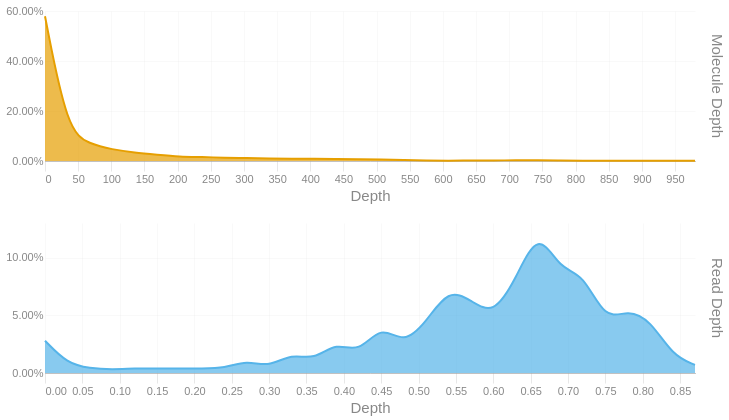

The notebook cell saved with this chart:
### Code cell
readdep = depth_hist(tb['Read Depth'], q99, 3)
readdep = readdep.with_columns(pl.lit('Read Depth').alias('Metric'))
if not SKIPLR:
    moldep = depth_hist(tb['Molecule Depth'], mol_q99, 1)
    moldep = moldep.with_columns(pl.lit('Molecule Depth').alias('Metric'))
    _hist = pl.concat([readdep, moldep])
    _hist = _hist.filter(pl.col('Proportion') != 0)
    with SafeRender(_hist):
        (
            alt.Chart(_hist)        
            .mark_area(interpolate = "basis")
            .encode(
                x=alt.X('Bin:Q').scale(domainMin=0).axis(alt.Axis(title='Depth')),
                y = alt.Y('Proportion:Q', title = None).axis(format = '.2%'),
                color = alt.Color('Metric:N').legend(None),
                row = alt.Row("Metric:N").header(title = None, labelOrient = 'right'),
                tooltip = [
                    alt.Tooltip("Metric:N", title = "Metric"),
                    alt.Tooltip('Interval:N', title = "Depth Interval"),
                    alt.Tooltip('Proportion:Q', title = "% Alignments").format('.2%')
                ]
            )
            .resolve_scale(x='independent', y='independent')
            .properties(
                height = 150, width = 650,
                usermeta={'embedOptions': {'downloadFileName': f'{samplename}.depth.hist'}}
            )
        ).display()
else:
    readdep = readdep.filter(pl.col('Proportion') != 0)
    with SafeRender(readdep):
        (
            alt.Chart(readdep)        
            .mark_area(interpolate = "basis")
            .encode(
                x=alt.X('Bin:Q').scale(domainMin=0).axis(alt.Axis(title='Depth')),
                y = alt.Y('Proportion:Q', title = None).axis(format = '.2%'),
                tooltip = [
                    alt.Tooltip('Interval:N', title = "Depth Interval"),
                    alt.Tooltip('Proportion:Q', title = "% Alignments").format('.2%')
                ]
            )
            .properties(
                usermeta={'embedOptions': {'downloadFileName': f'{samplename}.depth.hist'}}
            )
        ).display()

### Figure 1 — Vega-Lite specification as saved in the notebook (floating-point values rounded to 4 significant figures)
{"width": 650, "height": 150, "config": {"title": {"anchor": "start", "dy": -15, "fontSize": 18, "color": "#888888", "subtitleColor": "#888888", "subtitleFontSize": 14}, "arc": {"fill": "#0072B2"}, "axis": {"domainColor": "#888888", "domainWidth": 0.5, "gridWidth": 0.2, "grid": false, "titleFontWeight": 400, "titleFontSize": 15, "labelFontSize": 11, "labelColor": "#888888", "tickColor": "#888888", "tickWidth": 0.2, "titleColor": "#888888"}, "axisBand": {"grid": false}, "axisX": {"grid": true, "tickSize": 10, "domainCap": "round"}, "axisY": {"domain": false, "grid": true, "tickSize": 0, "domainCap": "round"}, "background": "transparent", "header": {"labelFontSize": 15, "labelColor": "#888888", "titleFontSize": 15, "titleFontWeight": 600, "titleColor": "#888888"}, "legend": {"labelFont": "sans-serif", "labelFontSize": 12, "labelColor": "#888888", "symbolSize": 100, "symbolType": "circle", "titleFontSize": 12, "titlePadding": 10, "titleColor": "#888888", "title": null}, "range": {"category": ["#E69F00", "#56B4E9", "#009E73", "#F0E442", "#0072B2", "#D55E00", "#CC79A7", "#000000"], "diverging": ["#cfe8f3", "#a2d4ec", "#73bfe2", "#46abdb", "#1696d2", "#12719e"]}, "area": {"fill": "#0072B2", "fillOpacity": 0.7, "line": true, "strokeOpacity": 0.7}, "line": {"color": "#0072B2", "stroke": "#0072B2", "strokeWidth": 2}, "trail": {"color": "#0072B2", "stroke": "#0072B2", "strokeWidth": 0, "size": 1}, "point": {"filled": true, "fillOpacity": 1.0, "size": 95}, "text": {"color": "#888888", "fontSize": 11, "align": "right", "fontWeight": 400, "size": 11}, "bar": {"fill": "#0072B2", "stroke": null}, "view": {"stroke": null, "continuousWidth": 660, "continuousHeight": 400}}, "data": {"name": "data-995871b004298760e5d6430d34b9035b"}, "mark": {"type": "area", "interpolate": "basis"}, "encoding": {"color": {"field": "Metric", "legend": null, "type": "nominal"}, "row": {"field": "Metric", "header": {"title": null, "labelOrient": "right"}, "type": "nominal"}, "tooltip": [{"field": "Metric", "title": "Metric", "type": "nominal"}, {"field": "Interval", "title": "Depth Interval", "type": "nominal"}, {"field": "Proportion", "format": ".2%", "title": "% Alignments", "type": "quantitative"}], "x": {"axis": {"title": "Depth"}, "field": "Bin", "scale": {"domainMin": 0}, "type": "quantitative"}, "y": {"axis": {"format": ".2%"}, "field": "Proportion", "title": null, "type": "quantitative"}}, "resolve": {"scale": {"x": "independent", "y": "independent"}}, "usermeta": {"embedOptions": {"downloadFileName": "S6_Altamaha_3970.depth.hist"}}, "$schema": "https://vega.github.io/schema/vega-lite/v6.1.0.json", "datasets": {"data-995871b004298760e5d6430d34b9035b": [{"Bin": 0.0, "Interval": "0.0-0.03", "Proportion": 0.028, "Metric": "Read Depth"}, {"Bin": 0.03, "Interval": "0.03-0.06", "Proportion": 0.008, "Metric": "Read Depth"}, {"Bin": 0.06, "Interval": "0.06-0.09", "Proportion": 0.004, "Metric": "Read Depth"}, {"Bin": 0.09, "Interval": "0.09-0.12", "Proportion": 0.003, "Metric": "Read Depth"}, {"Bin": 0.12, "Interval": "0.12-0.15", "Proportion": 0.004, "Metric": "Read Depth"}, {"Bin": 0.15, "Interval": "0.15-0.18", "Proportion": 0.004, "Metric": "Read Depth"}, {"Bin": 0.18, "Interval": "0.18-0.21", "Proportion": 0.004, "Metric": "Read Depth"}, {"Bin": 0.21, "Interval": "0.21-0.24", "Proportion": 0.004, "Metric": "Read Depth"}, {"Bin": 0.24, "Interval": "0.24-0.27", "Proportion": 0.004, "Metric": "Read Depth"}, {"Bin": 0.27, "Interval": "0.27-0.3", "Proportion": 0.011, "Metric": "Read Depth"}, {"Bin": 0.3, "Interval": "0.3-0.33", "Proportion": 0.005, "Metric": "Read Depth"}, {"Bin": 0.33, "Interval": "0.33-0.36", "Proportion": 0.017, "Metric": "Read Depth"}, {"Bin": 0.36, "Interval": "0.36-0.39", "Proportion": 0.011, "Metric": "Read Depth"}, {"Bin": 0.39, "Interval": "0.39-0.42", "Proportion": 0.027, "Metric": "Read Depth"}, {"Bin": 0.42, "Interval": "0.42-0.45", "Proportion": 0.017, "Metric": "Read Depth"}, {"Bin": 0.45, "Interval": "0.45-0.48", "Proportion": 0.042, "Metric": "Read Depth"}, {"Bin": 0.48, "Interval": "0.48-0.51", "Proportion": 0.025, "Metric": "Read Depth"}, {"Bin": 0.51, "Interval": "0.51-0.54", "Proportion": 0.044, "Metric": "Read Depth"}, {"Bin": 0.54, "Interval": "0.54-0.57", "Proportion": 0.073, "Metric": "Read Depth"}, {"Bin": 0.57, "Interval": "0.57-0.6", "Proportion": 0.063, "Metric": "Read Depth"}, {"Bin": 0.6, "Interval": "0.6-0.63", "Proportion": 0.05, "Metric": "Read Depth"}, {"Bin": 0.63, "Interval": "0.63-0.66", "Proportion": 0.081, "Metric": "Read Depth"}, {"Bin": 0.66, "Interval": "0.66-0.69", "Proportion": 0.125, "Metric": "Read Depth"}, {"Bin": 0.69, "Interval": "0.69-0.72", "Proportion": 0.089, "Metric": "Read Depth"}, {"Bin": 0.72, "Interval": "0.72-0.75", "Proportion": 0.087, "Metric": "Read Depth"}, {"Bin": 0.75, "Interval": "0.75-0.78", "Proportion": 0.045, "Metric": "Read Depth"}, {"Bin": 0.78, "Interval": "0.78-0.81", "Proportion": 0.055, "Metric": "Read Depth"}, {"Bin": 0.81, "Interval": "0.81-0.84", "Proportion": 0.046, "Metric": "Read Depth"}, {"Bin": 0.84, "Interval": "0.84-0.87", "Proportion": 0.015, "Metric": "Read Depth"}, {"Bin": 0.87, "Interval": "0.87-0.9", "Proportion": 0.007, "Metric": "Read Depth"}, {"Bin": 0.0, "Interval": "0.0-33.8", "Proportion": 0.579, "Metric": "Molecule Depth"}, {"Bin": 33.8, "Interval": "33.8-67.6", "Proportion": 0.119, "Metric": "Molecule Depth"}, {"Bin": 67.6, "Interval": "67.6-101.4", "Proportion": 0.068, "Metric": "Molecule Depth"}, {"Bin": 101.4, "Interval": "101.4-135.2", "Proportion": 0.046, "Metric": "Molecule Depth"}, {"Bin": 135.2, "Interval": "135.2-169.0", "Proportion": 0.033, "Metric": "Molecule Depth"}, {"Bin": 169.0, "Interval": "169.0-202.8", "Proportion": 0.025, "Metric": "Molecule Depth"}, {"Bin": 202.8, "Interval": "202.8-236.6", "Proportion": 0.017, "Metric": "Molecule Depth"}, {"Bin": 236.6, "Interval": "236.6-270.4", "Proportion": 0.016, "Metric": "Molecule Depth"}, {"Bin": 270.4, "Interval": "270.4-304.2", "Proportion": 0.013, "Metric": "Molecule Depth"}, {"Bin": 304.2, "Interval": "304.2-338.0", "Proportion": 0.012, "Metric": "Molecule Depth"}, {"Bin": 338.0, "Interval": "338.0-371.8", "Proportion": 0.01, "Metric": "Molecule Depth"}, {"Bin": 371.8, "Interval": "371.8-405.6", "Proportion": 0.009, "Metric": "Molecule Depth"}, {"Bin": 405.6, "Interval": "405.6-439.4", "Proportion": 0.009, "Metric": "Molecule Depth"}, {"Bin": 439.4, "Interval": "439.4-473.2", "Proportion": 0.008, "Metric": "Molecule Depth"}, {"Bin": 473.2, "Interval": "473.2-507.0", "Proportion": 0.007, "Metric": "Molecule Depth"}, {"Bin": 507.0, "Interval": "507.0-540.8", "Proportion": 0.006, "Metric": "Molecule Depth"}, {"Bin": 540.8, "Interval": "540.8-574.6", "Proportion": 0.004, "Metric": "Molecule Depth"}, {"Bin": 574.6, "Interval": "574.6-608.4", "Proportion": 0.002, "Metric": "Molecule Depth"}, {"Bin": 608.4, "Interval": "608.4-642.2", "Proportion": 0.001, "Metric": "Molecule Depth"}, {"Bin": 642.2, "Interval": "642.2-676.0", "Proportion": 0.002, "Metric": "Molecule Depth"}, {"Bin": 676.0, "Interval": "676.0-709.8", "Proportion": 0.002, "Metric": "Molecule Depth"}, {"Bin": 709.8, "Interval": "709.8-743.6", "Proportion": 0.003, "Metric": "Molecule Depth"}, {"Bin": 743.6, "Interval": "743.6-777.4", "Proportion": 0.003, "Metric": "Molecule Depth"}, {"Bin": 777.4, "Interval": "777.4-811.2", "Proportion": 0.002, "Metric": "Molecule Depth"}, {"Bin": 811.2, "Interval": "811.2-845.0", "Proportion": 0.001, "Metric": "Molecule Depth"}, {"Bin": 845.0, "Interval": "845.0-878.8", "Proportion": 0.001, "Metric": "Molecule Depth"}, {"Bin": 878.8, "Interval": "878.8-912.6", "Proportion": 0.001, "Metric": "Molecule Depth"}, {"Bin": 912.6, "Interval": "912.6-946.4", "Proportion": 0.001, "Metric": "Molecule Depth"}, {"Bin": 946.4, "Interval": "946.4-980.2", "Proportion": 0.001, "Metric": "Molecule Depth"}, {"Bin": 980.2, "Interval": "980.2-1014.02", "Proportion": 0.001, "Metric": "Molecule Depth"}]}}
